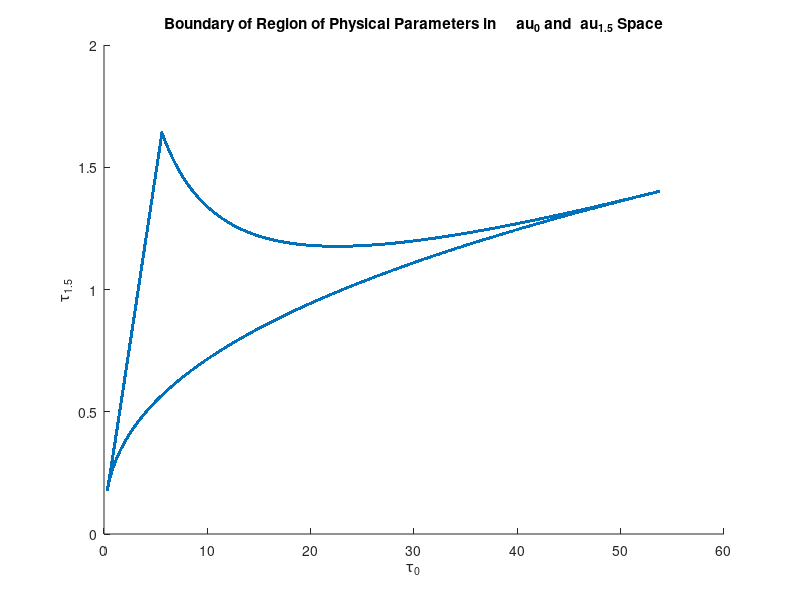

Recreate this plot in MATLAB.
%% Plots in the m1, m2 space and the Tau1.5 and Tau0 space

%Constants
c = 3*10^8;
Msolar = 1.989*10^30;
G = 6.6743*10^-11;
%Frequency min max values
fmin = 30;
fmax = 700;
%Mass vectors
m_lin = linspace(1.4,30,10000);
m1 = m_lin;
m2 = m1;
%Calculate Mass Terms
m1 = m1*Msolar;
m2 = m2*Msolar;
M = (m1 + m2);
u = m1.*m2./M;
n = u./M;
%Calculate Chirp Times
tau0_1 = (5/(256*pi))*(1/fmin)*((G*M*pi*fmin/c^3).^(-5/3)).*(1./n);

% tau1 = (5/(192*pi))*(1/fmin)*((G*M*pi*fmin/c^3)^(-1))*(1/n)*((743/336)+ (11*n/4));

tau1p5_1 = (1/8)*(1/fmin)*((G*M*pi*fmin/c^3).^(-2/3)).*(1./n);

% tau2 = (5/(128*pi))*(1/fmin)*((G*M*pi*fmin/c^3)^(-1/3))*(1/n)*((3058673/1016064) + (5429*n/1008) + (617*n*n/144));

%Boundary Array for m2 = 1.4
%Mass vectors
m1 = m_lin;
m2 = m1(1);
%Calculate Mass Terms
m1 = m1*Msolar;
m2 = m2*Msolar;
M = (m1 + m2);
u = (m1*m2)./M;
n = u./M;
tau0_2 = (5/(256*pi))*(1/fmin)*((G*M*pi*fmin/c^3).^(-5/3)).*(1./n);
tau1p5_2 = (1/8)*(1/fmin)*((G*M*pi*fmin/c^3).^(-2/3)).*(1./n);

%Boundary Array for m1 = 30
%Mass vectors
m2 = m_lin;
m1 = m2(end);
%Calculate Mass Terms
m1 = m1*Msolar;
m2 = m2*Msolar;
M = (m1 + m2);
u = (m1*m2)./M;
n = u./M;
tau0_3 = (5/(256*pi))*(1/fmin)*((G*M*pi*fmin/c^3).^(-5/3)).*(1./n);
tau1p5_3 = (1/8)*(1/fmin)*((G*M*pi*fmin/c^3).^(-2/3)).*(1./n);

%Final Tau0 and Tau1.5 arrays

Tau0 = [tau0_1, tau0_2, tau0_3];

Tau1p5 = [tau1p5_1, tau1p5_2, tau1p5_3];

%Scatterplot
sz = 5;
c = 'black';
scatter(Tau0, Tau1p5,sz,c,"filled");
xlabel('\tau_0');
ylabel('\tau_{1.5}');
title("Boundary of Region of Physical Parameters in \tau_0 and \tau_{1.5} Space");
saveas(gcf,"boundary-tauspace.pdf");